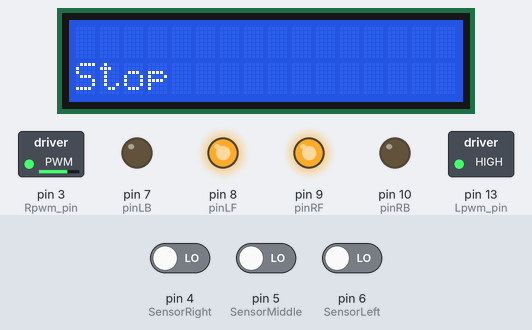
Recording of a sketch running on a simulated Arduino Uno, built with avr-gcc and run on an emulated ATmega328P. Parts: 16×2 character LCD, switched loads named in the sketch (green lamp = pin HIGH), output pins drawn as LEDs (lit = HIGH). The inputs (shaded band) are chosen by the test bench; at power-on: pin 4 (SensorRight) LOW, pin 5 (SensorMiddle) LOW, pin 6 (SensorLeft) LOW.

Above: at 0.1 s.
At 12.2 s:
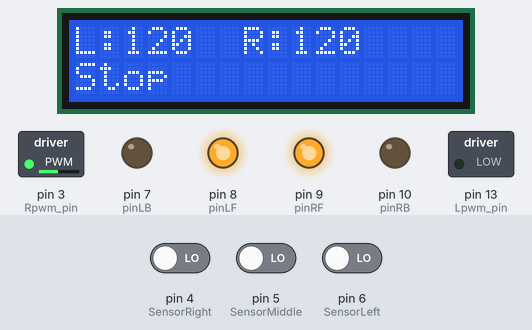
At 25.4 s:
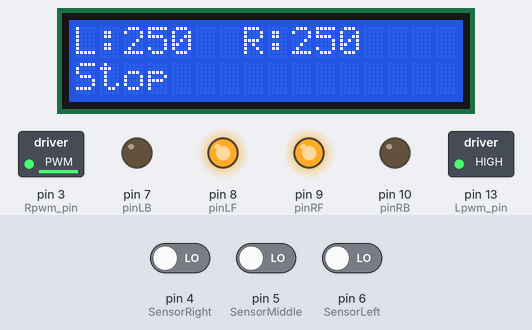
At 38.5 s:
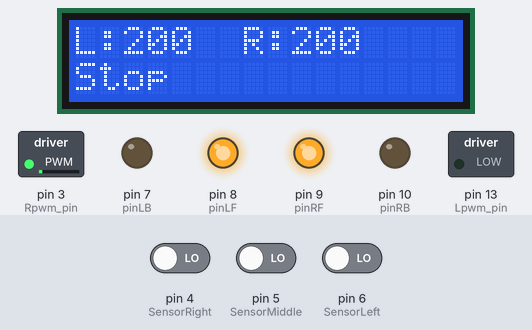
Timing chart, 0 to 40.0 s (numbered marks = the images above):
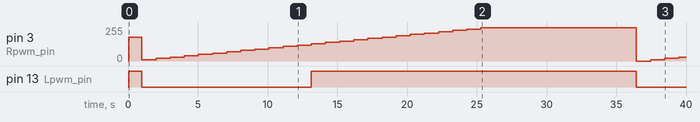

The sketch:

robot_wheel.ino
```cpp
#include <LiquidCrystal_I2C.h>
#include <Wire.h>
#define SensorLeft    6   //input pin of left sensor
#define SensorMiddle  5   //input pin of middle sensor
#define SensorRight   4   //input pin of right sensor
unsigned char SL;        //state of left sensor
unsigned char SM;        //state of middle sensor
unsigned char SR;        //state of right sensor
#define Lpwm_pin  13     //pin of controlling speed---- ENA of motor driver board
#define Rpwm_pin  3    //pin of controlling speed---- ENA of motor driver board
int pinLB=7;            //pin of controlling diversion----IN1 of motor driver board
int pinLF=8;            //pin of controlling diversion----IN2 of motor driver board
int pinRB=10;            //pin of controlling diversion----IN3 of motor driver board
int pinRF=9;            //pin of controlling diversion----IN4 of motor driver board
unsigned char Lpwm_val = 180;//the speed of left wheel at 180 in initialization
unsigned char Rpwm_val = 180;//the speed of right wheel at 180 in initialization
int Car_state=0;             //state of car moving
LiquidCrystal_I2C lcd(0x27,16,2);  // set the LCD address to 0x27 for a 16 chars and 2
void LCD1602_init(void)
{
  lcd.init();
  lcd.backlight();
  lcd.clear();
}
void Sensor_IO_Config()
{
  pinMode(SensorLeft,INPUT);
  pinMode(SensorMiddle,INPUT);
  pinMode(SensorRight,INPUT);
}
void Sensor_Scan(void)
{
  SL = digitalRead(SensorLeft);
  SM = digitalRead(SensorMiddle);
  SR = digitalRead(SensorRight);
}
void M_Control_IO_config(void)//initialized function of IO of motor driver
{
  pinMode(pinLB,OUTPUT); // pin 2--IN1 of motor driver board
  pinMode(pinLF,OUTPUT); // pin 4--IN2 of motor driver board
  pinMode(pinRB,OUTPUT); // pin 7--IN3 of motor driver board
  pinMode(pinRF,OUTPUT); // pin 8--IN4 of motor driver board
  pinMode(Lpwm_pin,OUTPUT); // pin 5  (PWM) --ENA of motor driver board
  pinMode(Rpwm_pin,OUTPUT); // pin 10 (PWM) --ENB of motor driver board
}
void Set_Speed(unsigned char Left,unsigned char Right)//setting function of speed
{
  analogWrite(Lpwm_pin, Left);
  analogWrite(Rpwm_pin, Right);
}
void advance()     // going forwards
    {
     digitalWrite(pinRB,LOW);  // making motor move towards right rear
     digitalWrite(pinRF,HIGH);
     digitalWrite(pinLB,LOW);  //  making motor move towards left rear
     digitalWrite(pinLF,HIGH);
     Car_state = 1;
     show_state();
    }
void turnR()        //turning on the right(dual wheels)
    {
     digitalWrite(pinRB,LOW);  //making motor move towards right rear
     digitalWrite(pinRF,HIGH);
     digitalWrite(pinLB,HIGH);
     digitalWrite(pinLF,LOW);  //making motor move towards left front
     Car_state = 4;
     show_state();
    }
void turnL()        //turning on the left(dual wheels)
    {
     digitalWrite(pinRB,HIGH);
     digitalWrite(pinRF,LOW );   //making motor move towards right front
     digitalWrite(pinLB,LOW);   //making motor move towards left rear
     digitalWrite(pinLF,HIGH);
     Car_state = 3;
     show_state();
    }
void stopp()         //stop
    {
     digitalWrite(pinRB,HIGH);
     digitalWrite(pinRF,HIGH);
     digitalWrite(pinLB,HIGH);
     digitalWrite(pinLF,HIGH);
     Car_state = 5;
     show_state();
    }
void back()          //back
    {
     digitalWrite(pinRB,HIGH);  //making motor move towards right rear
     digitalWrite(pinRF,LOW);
     digitalWrite(pinLB,HIGH);  //making motor move towards left rear
     digitalWrite(pinLF,LOW);
     Car_state = 2;
     show_state() ;
    }
void show_state(void)  //showing current state of the car
{
  lcd.setCursor(0, 1); //showing from second row
   switch(Car_state)
   {
     case 1:lcd.print(" Go  ");Serial.print("\n GO");
     break;
     case 2:lcd.print("Back ");Serial.print("\n Back");
     break;
     case 3:lcd.print("Left ");Serial.print("\n Left");
     break;
     case 4:lcd.print("Right");Serial.print("\n Right");
     break;
     case 5:lcd.print("Stop ");Serial.print("\n Stop");
     break;
     default:
     break;
   }
}
void setup()
{
   LCD1602_init();
   Sensor_IO_Config();
   M_Control_IO_config();        //motor controlling the initialization of IO
   Set_Speed(Lpwm_val,Rpwm_val); //setting initialization of speed
   lcd.clear();
   stopp();
}
unsigned char old_SL,old_SM,old_SR;

int count = 0;
int speedL = 0, speedR = 0;
unsigned long elapsed = 0;
void loop()
{
  Sensor_Scan();
  long current = millis();
  if (current - elapsed > 1000) {
    if (speedL < 250) {
      speedL += 10;
      speedR += 10;
    } else {
       count++;
       if (count > 10) {
          speedL = 0;
          speedR = 0;
       }
    }

    Set_Speed(speedL,speedR);
    lcd.setCursor(0, 0);  //cursor set in first row and first column，
    lcd.print("L:");
    lcd.setCursor(2, 0);
    lcd.print(speedL);
    lcd.setCursor(7, 0);  //cursor set in first row and first column，
    lcd.print("R:");
    lcd.setCursor(9, 0);
    lcd.print(speedR);
    elapsed = millis();
  }
  digitalWrite(pinRB,LOW);  // making motor move towards right rear
  digitalWrite(pinLB,LOW);  //  making motor move towards left rear
  digitalWrite(pinRF,HIGH);
  digitalWrite(pinLF,HIGH);
//  Car_state = 1;
//  show_state();
}
```

Measured:
- by itself, pin 13 (Lpwm_pin): HIGH → LOW at 1.0 s, → HIGH 12.1 s later, → LOW 23.3 s later
- by itself, pin 3 (Rpwm_pin): 180/255 → 10/255 at 1.0 s, → 20/255 1.0 s later, → 30/255 1.0 s later, → 40/255 1.0 s later, … (29 changes in this stretch)
- what the display in image 1 shows lasts 1.1 s, from 12.1 s to 13.2 s
- what the display in image 2 shows lasts 11.2 s, from 25.3 s to 36.5 s
